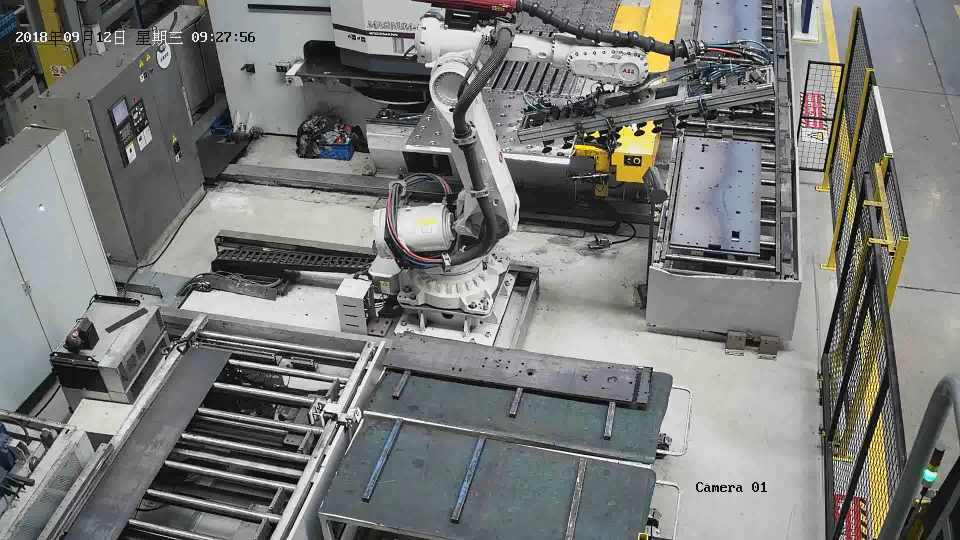
#> input picture pictures/173dayOriginal.jpg, 1920 x 1080 px (shown at 1/2 size)
$ python 173_main.py
#> lines starting #> are read from the running program, lines starting #| are printed output that depends on the picture; pictures that were not available may be replaced by others from this repository, and a replacement may not be noted
import cv2
import numpy as np
import datetime
import time

#特征匹配
def featrue_detection(frame,compare_image,threshold_1,threshold_2,a,b,i,j):
#输入：视频帧，对比的背景图片，筛选的特征点最多个数，判断阈值，感兴趣区域坐标
#输出：false：匹配成功；True：匹配失败

    # 截取感兴趣区域
    frame = frame[a:b,i:j]
    # 图像灰度化
    frame_gray = cv2.cvtColor(frame,cv2.COLOR_BGR2GRAY)
    # 背景图片的截取和灰度化
    compare_image = compare_image[a:b, i:j]
    compare_image_gray = cv2.cvtColor(compare_image, cv2.COLOR_BGR2GRAY)
    # orb特征算子
    orb = cv2.ORB_create()
    # 计算视频帧和背景图上的特征点
    kp1, des1 = orb.detectAndCompute(frame_gray, None)
    kp2, des2 = orb.detectAndCompute(compare_image_gray, None)

    # 暴力匹配两张图的特征
    bf = cv2.BFMatcher(cv2.NORM_HAMMING, crossCheck=True)
    matches = bf.match(des1, des2)

    # 筛选最相关的a个特征点(a=threshold_1)
    matches = list(filter(lambda x: x.distance < threshold_1, matches))  # 过滤不合格的相似点

    # 如果匹配到的特征数超过阈值(threshold_2)就匹配成功
    if len(matches) > threshold_2:
        return False
    else:
        return True

# 帧间查分法的背景图处理
# [97 lines left out: functions background_diff, background_hsv, diff, hsv_detection, line_diff, not called in this run]


# 蓝色范围
lower_blue = np.array([100, 43, 46])
upper_blue = np.array([124, 255, 255])

# 黄色范围
lower_yellow = np.array([26, 43, 46])
upper_yellow = np.array([34, 255, 255])

# 绿色范围
lower_green = np.array([35, 43, 46])
upper_green = np.array([77, 255, 255])

# cap = cv2.VideoCapture('videos/格式工厂houban173.avi')
cap = cv2.VideoCapture('G:\格式工厂格式工厂1~1.mp4')

M5000_work_background = None
op20_work_background = cv2.imread('pictures/173dayOriginal.jpg')
#> op20_work_background is the input picture: shape (1080, 1920, 3); mean B, G, R 120.3, 122.5, 121.4
op20_work_background = cv2.resize(op20_work_background,(1280,720))
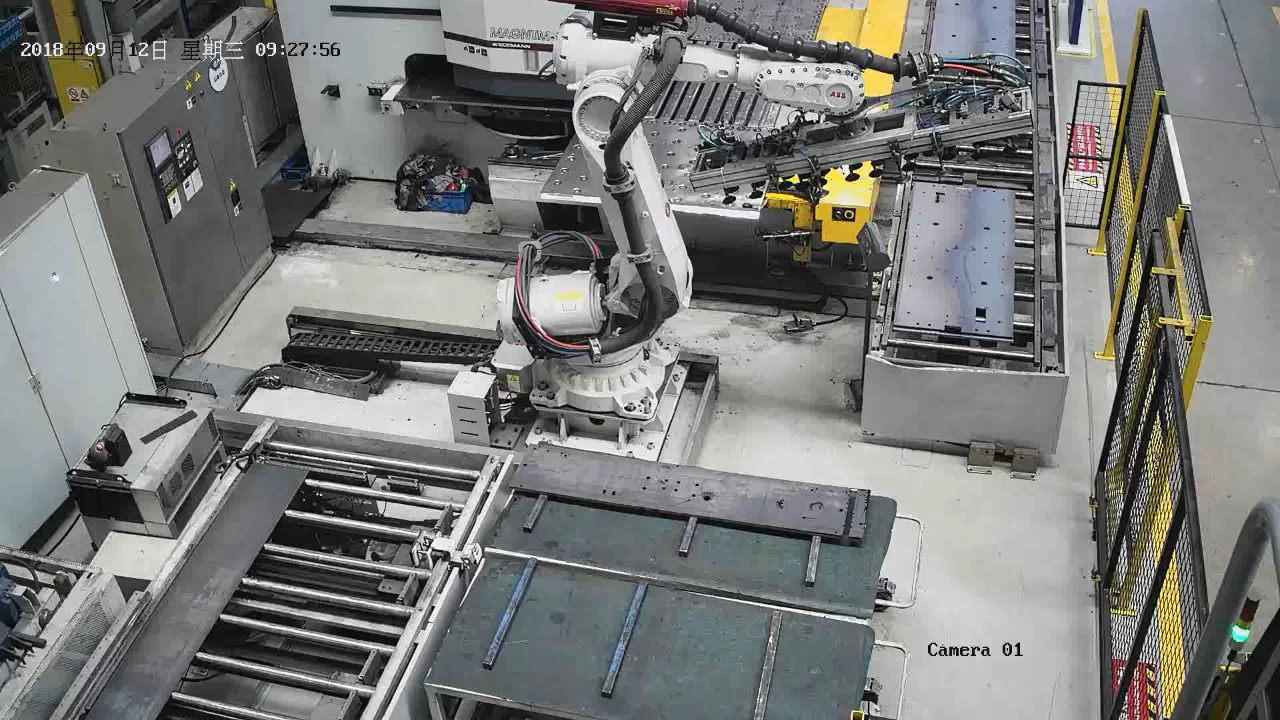
#> op20_work_background: shape (720, 1280, 3); mean B, G, R 120.2, 122.5, 121.3
M5000_fix_backgrond = cv2.imread('pictures/fixM5000base.png')
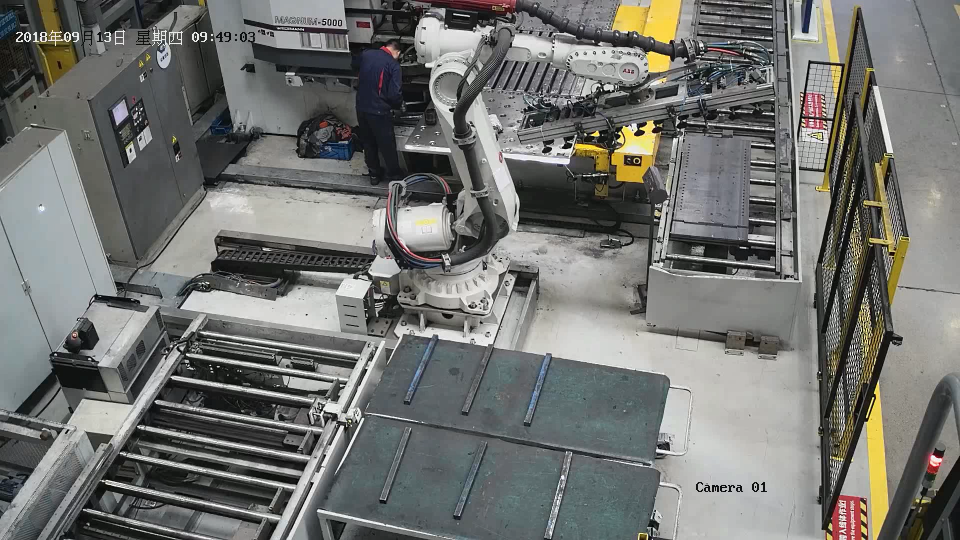
#> input picture pictures/fixM5000base.png, 1920 x 1080 px (shown at 1/2 size)
#> M5000_fix_backgrond is the input picture: shape (1080, 1920, 3); mean B, G, R 112.3, 115.5, 114.3
M5000_fix_backgrond = cv2.resize(M5000_fix_backgrond,(1280,720))
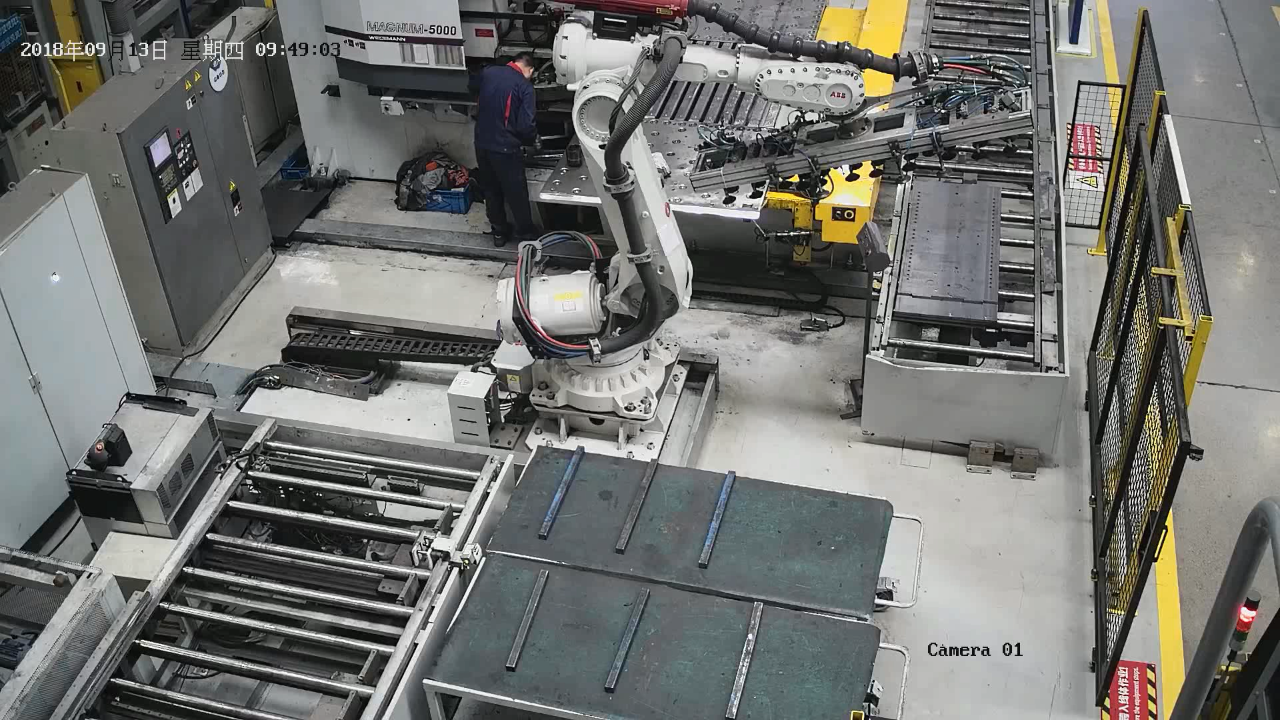
#> M5000_fix_backgrond: shape (720, 1280, 3); mean B, G, R 112.3, 115.5, 114.3
op20_night_background = cv2.imread('pictures/173nightOriginal.png')
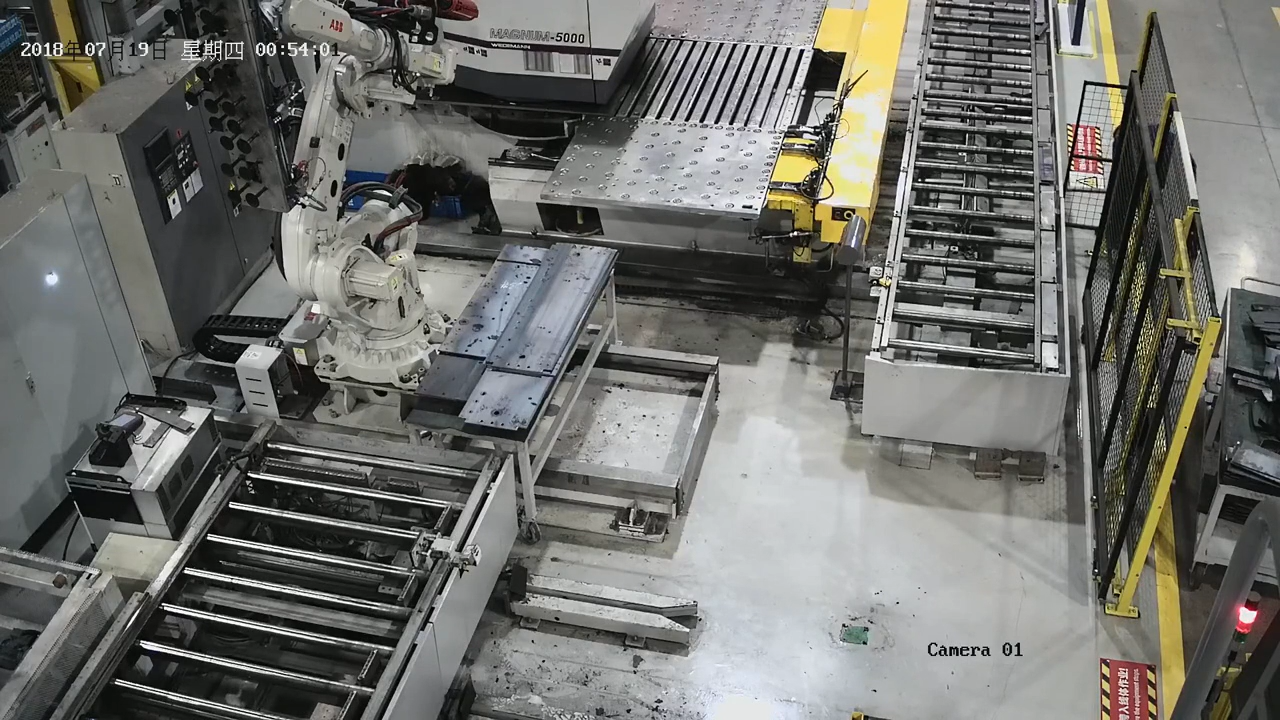
#> input picture pictures/173nightOriginal.png, 1280 x 720 px
#> op20_night_background is the input picture: shape (720, 1280, 3); mean B, G, R 108.4, 112.7, 112.1
op20_night_background = cv2.resize(op20_night_background,(1280,720))
M5000_work_start_judge = False
M5000_work_time = [0]*50
M5000_jud_start_judge = False
M5000_jud_time= [0]*20
houban_huan_backgrond = None
houban_huan_judge = False
houban_huan_time= [0]*20
M5000_fix_judge = False
M5000_fix_time= [0]*20
houban_material_backgrond = None
houban_material_judge = False
houban_material_all_judge = False
houban_material_time= [0]*10
houban_material_all_time = [0]*10
currenttime = time.time()
while(True):
    ret,frame = cap.read()
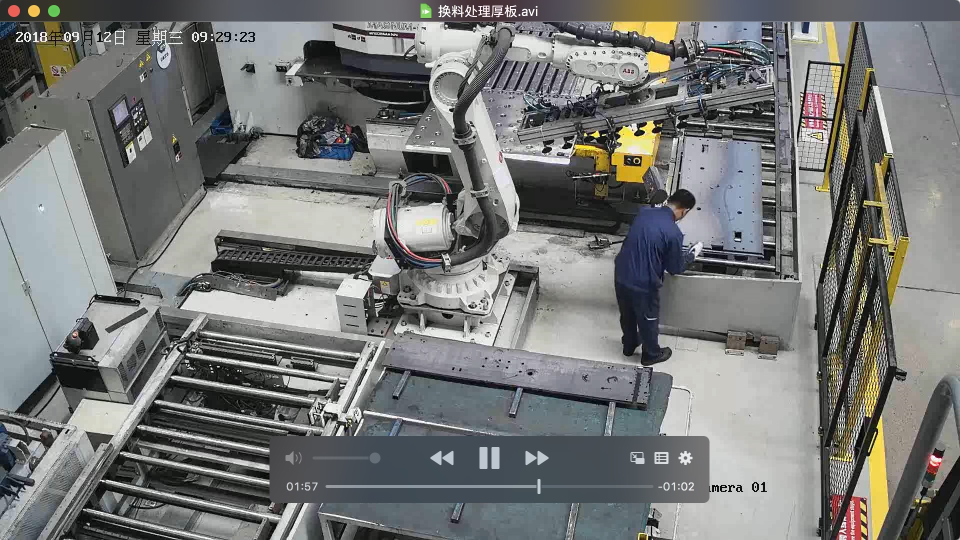
#> input picture pictures/WechatIMG254.jpg, 1920 x 1080 px, given in place of 格式工厂格式工厂1~1.mp4, which was not available (shown at 1/2 size)
#> frame is the input picture: shape (1080, 1920, 3); mean B, G, R 118.8, 120.3, 119
    frame = cv2.resize(frame,(1280,720))
#> frame: shape (720, 1280, 3)
    # op20_night = featrue_detection(frame,op20_night_background,60,50,300,400,200,350)
    if time.time() - currenttime > 0.2:
        # print(datetime.datetime.now().strftime('%Y/%m/%d %H:%M:%S'))
        op20_night = featrue_detection(frame, op20_night_background, 60, 50, 300, 400, 200, 350)
#> in featrue_detection, `frame = frame[a:b,i:j]`:
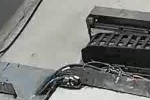
#> frame: shape (100, 150, 3); mean of channels 0, 1, 2 124.6, 127.7, 126.2; drawn as B, G, R
#> in featrue_detection, `compare_image = compare_image[a:b, i:j]`:
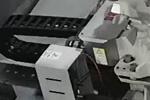
#> compare_image: shape (100, 150, 3); mean of channels 0, 1, 2 88.3, 90.8, 89.4; drawn as B, G, R
#> in featrue_detection, `kp1, des1 = orb.detectAndCompute(frame_gray, None)`: kp1 = 82 keypoints; strongest (x, y, size): (68, 67, 31), (69, 65, 31), (92, 34, 31), (71, 65, 31)
#> in featrue_detection, `kp2, des2 = orb.detectAndCompute(compare_image_gray, None)`: kp2 = 112 keypoints; strongest (x, y, size): (71, 46, 31), (70, 43, 31), (66, 45, 31), (105, 63, 31)
#> in featrue_detection, `matches = bf.match(des1, des2)`: matches = 21 matches
#> in featrue_detection, `matches = list(filter(lambda x: x.distance < threshold_1, matches))`: matches = 3 matches
#> op20_night = True

        if M5000_work_background is not None :
            M5000_work_background_1 = background_diff(M5000_work_background, 0, 100, 600, 910)
            M5000_work_background_2 = background_diff(M5000_work_background, 100, 230, 600, 910)
            M5000_work_1 = diff(frame, M5000_work_background_1, 100000, 0,100,600,910)
            M5000_work_2 = diff(frame, M5000_work_background_2, 100000, 100, 230, 600, 910)
            op20_work = featrue_detection(frame,op20_work_background,60,20,260,360,500,650)
            # print('a1',M5000_work_1)
            # print('a2',M5000_work_2)
            # if (M5000_work_1 is True and M5000_work_2 is True and op20_night is True) or (op20_work is True and op20_night is True):
            #机器人op20在中间位置时的工作状态
            if op20_night is True and (M5000_work_1 is True and M5000_work_2 is True and op20_work is True):
                M5000_work_time.pop(0)
                M5000_work_time.append(1)
                # print(op20_work)
                # print('白天工作')
            # 机器人op20在左边位置时的工作状态
            if op20_night is False and M5000_work_1 is True and M5000_work_2 is True:
                M5000_work_time.pop(0)
                M5000_work_time.append(1)
                # print('夜晚工作')
            #机器停工
            else:
                # print('机器停工')
                M5000_work_time.pop(0)
                M5000_work_time.append(0)

                #夜晚工作的时候切换材料由工人做
                if op20_night is False:
                    if M5000_work_2 is True:
                        houban_material_time.pop(0)
                        houban_material_time.append(1)

                    elif M5000_work_2 is False:
                        houban_material_time.pop(0)
                        houban_material_time.append(0)


                # [25 lines of commented-out code are left out]
                M5000_fix = featrue_detection(frame,M5000_fix_backgrond,60,10,0,65,350,520)
                if M5000_fix is True:
                    M5000_fix_time.pop(0)
                    M5000_fix_time.append(0)

                else:
                    M5000_fix_time.pop(0)
                    M5000_fix_time.append(1)

                M5000_fix_time_sum = sum(M5000_fix_time)
                if M5000_fix_judge is False and M5000_fix_time_sum > 4:
                    M5000_fix_start = datetime.datetime.now().strftime('%Y/%m/%d %H:%M:%S')
                    print('M5000_fix_start',M5000_fix_start)
                    M5000_fix_judge = True

                if M5000_fix_judge is True and M5000_fix_time_sum <= 2:
                    M5000_fix_stop = datetime.datetime.now().strftime('%Y/%m/%d %H:%M:%S')
                    print('M5000_fix_stop',M5000_fix_stop)
                    M5000_fix_judge = False

                # 调整材料
                if houban_material_backgrond is not None:
                    houban_material_backgrond_lower = background_diff(houban_material_backgrond,  550,720,430,750)
                    houban_material_backgrond_all = background_diff(houban_material_backgrond,190,350,970,1100)

                    houban_material = diff(frame, houban_material_backgrond_lower, 1000000, 550,720,430,750)
                    houban_material_all = diff(frame,houban_material_backgrond_all,100000,190,350,970,1100)
                    # print('shang',houban_material_upper)
                    # print('xia',houban_material)
                    if houban_material is True:
                        houban_material_time.pop(0)
                        houban_material_time.append(1)

                    else:
                        houban_material_time.pop(0)
                        houban_material_time.append(0)
                        if houban_material_all is True:
                            houban_material_all_time.pop(0)
                            houban_material_all_time.append(1)
                        if houban_material_all is False:
                            houban_material_all_time.pop(0)
                            houban_material_all_time.append(0)

                        houban_material_all_sum = sum(houban_material_all_time)

                        if houban_material_all_judge is False and houban_material_all_sum > 6:
                            houban_material_all_start = datetime.datetime.now().strftime('%Y/%m/%d %H:%M:%S')
                            print('houban_material_all_start', houban_material_all_start)
                            houban_material_all_judge = True

                        if houban_material_all_judge is True and houban_material_all_sum <= 4:
                            houban_material_all_stop = datetime.datetime.now().strftime('%Y/%m/%d %H:%M:%S')
                            print('houban_material_all_stop', houban_material_all_stop)
                            houban_material_all_judge = False

                    houban_material_time_sum = sum(houban_material_time)
                    if houban_material_judge is False and houban_material_time_sum > 8:
                        houban_material_start = datetime.datetime.now().strftime('%Y/%m/%d %H:%M:%S')
                        print('houban_material_start',houban_material_start)
                        houban_material_judge = True

                    if houban_material_judge is True and houban_material_time_sum <= 5:
                        houban_material_stop = datetime.datetime.now().strftime('%Y/%m/%d %H:%M:%S')
                        print('houban_material_stop',houban_material_stop)
                        houban_material_judge = False

                houban_material_backgrond = frame


            M5000_work_time_sum = sum(M5000_work_time)
            if M5000_work_start_judge is False and M5000_work_time_sum > 4:
                M5000_work_start =  datetime.datetime.now().strftime('%Y/%m/%d %H:%M:%S')
                M5000_work_start_judge = True
                print('M5000_work_start',M5000_work_start)
            if M5000_work_start_judge is True and M5000_work_time_sum <= 2:
                M5000_work_stop = datetime.datetime.now().strftime('%Y/%m/%d %H:%M:%S')
                print('M5000_work_stop',M5000_work_stop)
                M5000_work_start_judge = False

        cv2.imshow('frame',frame)
        cv2.waitKey(25)
        M5000_work_background = frame
        currenttime = time.time()


cv2.destroyAllWindows()
cap.release()
